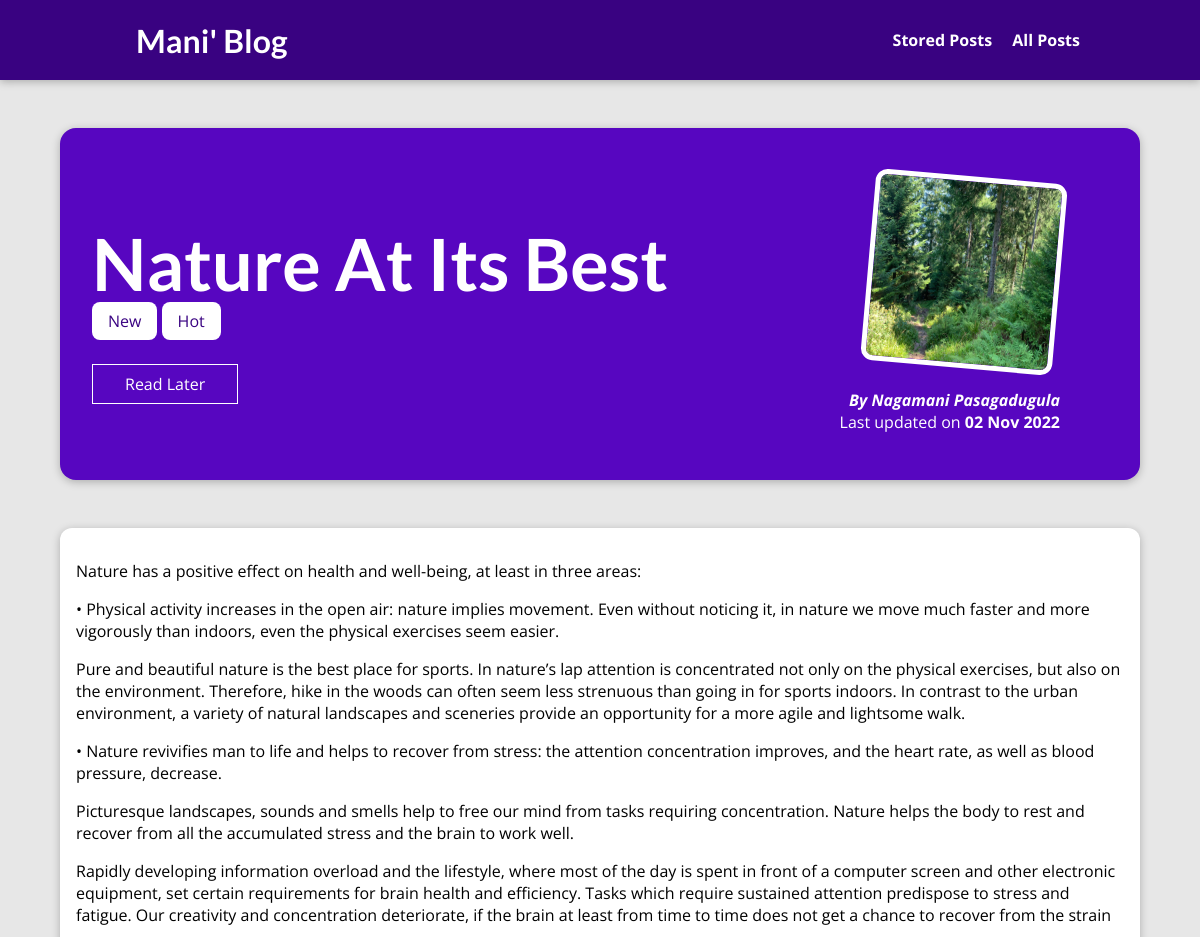
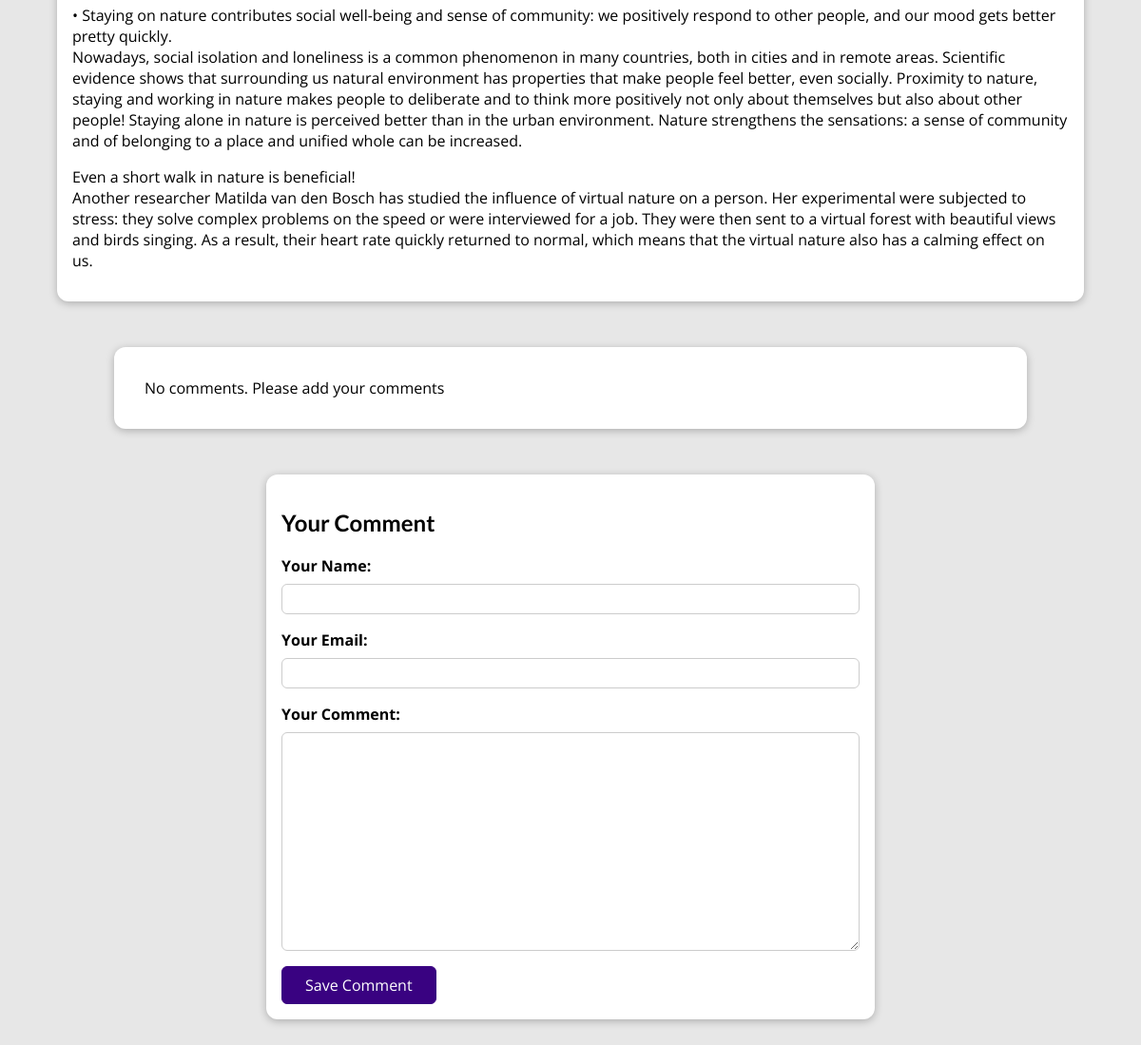
The page /posts/nature-at-its-best on the database its author committed (2 pictures, top to bottom).
### blog/models.py (models this page shows, shortened)
class Post(models.Model):
    title = models.CharField(max_length=150)
    excerpt = models.CharField(max_length=250)
    image = models.ImageField(upload_to = "posts", null=True)
    date = models.DateField(auto_now=True)
    slug = models.SlugField(unique=True, db_index=True)
    content = models.TextField(validators= [MinLengthValidator(10)])
    author = models.ForeignKey(Author, null=True, on_delete=models.SET_NULL,related_name="posts")
    tags = models.ManyToManyField(Tag)

class Tag(models.Model):
    caption = models.CharField(max_length=20)

class Author(models.Model):
    first_name = models.CharField(max_length=50)
    last_name = models.CharField(max_length=50)
    email = models.EmailField()
    def full_name(self):
        return f"{self.first_name} {self.last_name}"
    def __str__(self) -> str:
        return self.full_name()

### blog/views.py (the view)
# urls.py: path("posts/<slug:slug>", views.SinglePostView.as_view(), name="post-detail-page"), #slug - search engine friend identifier
class SinglePostView(View):
    template_name = "blog/post-detail.html"
    model = Post
    def is_stored_post(self,request,post_id):
        stored_posts = request.session.get("stored_posts")
        if stored_posts is not None:
            is_saved_for_later = post_id in stored_posts
        else :
            is_saved_for_later = False
        return is_saved_for_later
    def get(self,request,slug) :
        post = Post.objects.get(slug=slug)
        has_comments = True
        comments = post.comments.all().order_by("-id")
        if len(comments)==0:
            has_comments = False
        context = {
            "post": post,
            "post_tags" : post.tags.all(),
            "comment_form" : CommentForm(),
            "comments" : comments,
            "has_comments" : has_comments,
            "saved_for_later" : self.is_stored_post(request,post.id)
        }
        return render(request,"blog/post-detail.html",context)
    def post(self,request,slug):
        comment_form = CommentForm(request.POST)
        post = Post.objects.get(slug=slug)
        if comment_form.is_valid():
            comment = comment_form.save(commit=False)
            comment.post = post
            comment.save()
            return HttpResponseRedirect(reverse("post-detail-page",args=[slug]))
        context = {
            "post": post,
            "post_tags" : post.tags.all(),
            "comment_form" : CommentForm(),
            "comments" : post.comments.all().order_by("-id"),
            "saved_for_later" : self.is_stored_post(request,post.id)
        }
        return render(request,"blog/post-detail.html",context)

### blog/forms.py
class CommentForm(forms.ModelForm):
      class Meta:
           model = Comment
           exclude = ["post"]
           labels = {
              "user_name" : "Your Name",
              "user_email" : "Your Email",
              "text" : "Your Comment"
           }

### blog/templates/blog/post-detail.html (shortened to what this page needs)
{% extends 'base.html' %}
{% load static %}
{% block css_files %}
    <link rel="stylesheet" href="{% static 'blog/post-detail.css'%}">
{% endblock  %}
{% block content %}
   <section id="summary">
       <h2>{{post.title}}</h2>
       <div>
          {% for tag in post_tags %}
             <span class="tag">{{tag.caption}}</span>
          {% endfor %}
       </div>
       <div id="read-later">
         <form action="{% url 'read-later' %}" method="POST">
            <button>
                {% if saved_for_later %}
                   Remove from "Read Later" List
                {% else %}
                    Read Later
                {% endif %}
              </button>
        </form>
       </div>
       <article>
           <img src="{{ post.image.url }}" alt="{{post.title}}" />
           <address>By <a href="mailto:{{post.author.email_address}}">{{post.author}}</a></address>
           <div>
              Last updated on <time>{{post.date |date:"d M Y" }}</time>
           </div>
       </article>
   </section>
   <main>
     {{post.content | linebreaks}}
   </main>
   <section id="comments">
       {% if has_comments %}
       <ul>
          {% for comment in comments %}
              <li>
                 <h2>{{ comment.user_name }}</h2>
                 <p>{{ comment.text | linebreaks}}</p>
              </li>
          {% endfor %}
       </ul>
       {% else %}
           <p>No comments. Please add your comments</p>
       {% endif %}
   </section>
   <section id="comment-form">
      <h2>Your Comment</h2>
      <form action="{% url "post-detail-page" post.slug %}" method="POST">
        {% for form_field in comment_form %}
         <div class="form-control {% if form_field.errors %}invalid{% endif %}">
             {{ form_field.label_tag }}
             {{ form_field }}
         </div>
         {% endfor %}
         <button>Save Comment</button>
      </form>
    </section>
{% endblock  %}

### static/app.css (style rules this page uses)
* { box-sizing: border-box; }
html { font-family: 'Open Sans', 'Lato', sans-serif; }
body { margin: 0; }
h1, h2, h3 { font-family: 'Lato', sans-serif; font-weight: bold; }

### blog/static/blog/post-detail.css (style rules this page uses)
body { background-color: #e7e7e7; }
#summary { margin: 8rem auto 3rem auto; padding: 2rem; width: 90%; max-width: 90rem; border-radius: 16px; background-color: #5706c0; position: relative; box-shadow: 0 2px 8px rgba(0, 0, 0, 0.25); height: 22rem; }
#summary h2 { color: white; font-size: 4.5rem; margin-bottom: 0.25rem; }
#summary article { position: absolute; top: 2rem; right: 3rem; padding: 1rem 2rem; border-radius: 12px; text-align: right; color: white; }
#summary article img { width: 12rem; height: 12rem; border-radius: 12px; transform: rotateZ(5deg); border: 5px solid white; margin-bottom: 1rem; }
#summary address { font-weight: bold; }
#summary a { color:white; text-decoration: none; }
#summary time { font-weight: bold; }
main { width: 90%; max-width: 90rem; margin: 3rem auto; background-color: white; padding: 1rem; border-radius: 12px; box-shadow: 0 2px 8px rgba(0, 0, 0, 0.25); }
.tag { background-color: white; color: #390281; padding: 0.5rem 1rem; border-radius: 8px; }
#comment-form { margin: 3rem auto; width:90%; max-width: 40rem; border-radius: 12px; background-color: white; box-shadow: 0 2px 8px rgba(0,0,0,0.25); padding: 1rem; }
#comment-form button { font: inherit; background-color: #390281; color: white; border: 1px solid #390281; padding: 0.5rem 1.5rem; border-radius: 6px; cursor: pointer; }
.form-control { margin-bottom: 1rem; }
.form-control label { font-weight: bold; margin-bottom: 0.5rem; display: block; }
.form-control input, .form-control textarea { display: block; width: 100%; font: inherit; padding: 0.25rem; border-radius: 6px; border: 1px solid #ccc; }
#comments { margin: 3rem auto; width:90%; max-width: 60rem; border-radius: 12px; background-color: white; box-shadow: 0 2px 8px rgba(0,0,0,0.25); padding: 1rem 2rem; }
#read-later { margin: 2rem 0; }
#read-later button { background-color: transparent; border: 1px solid white; padding: 0.5rem 2rem; font : inherit; color: white; cursor: pointer; }

### rows shown on the page
Post: title "Nature At Its Best", image (picture), author "Nagamani Pasagadugula", date "02 Nov 2022", content "Nature has a positive effect on health and well-being, at least in three areas: • Physical activity increases in the open air: nature implies movement. Even without noticing it, in nature we move much faster and more vigorously than indoors, even the physical exercises seem easier. Pure and beautiful nature is the best place for sports. In nature’s lap attention is concentrated not only on the physical exercises, but also on the environment. Therefore, hike in the woods can often seem less strenuous than going in for sports indoors. In contrast to the urban environment, a variety of natural landscapes and sceneries provide an opportunity for a more agile and lightsome walk. • Nature…"
Tag: caption "New"
Tag: caption "Hot"
